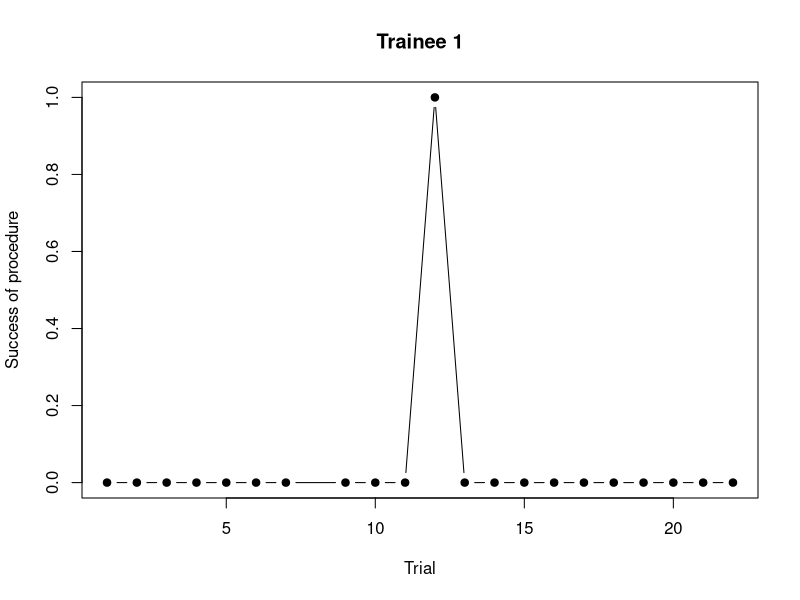
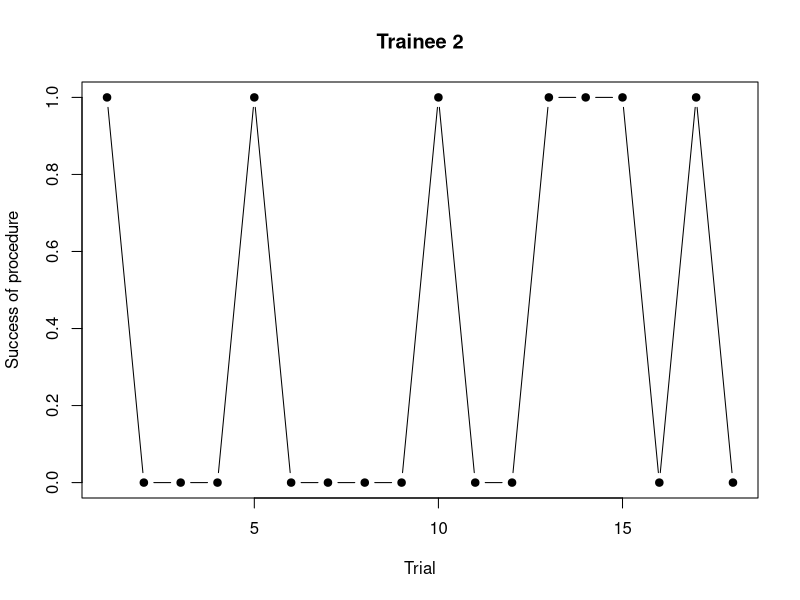
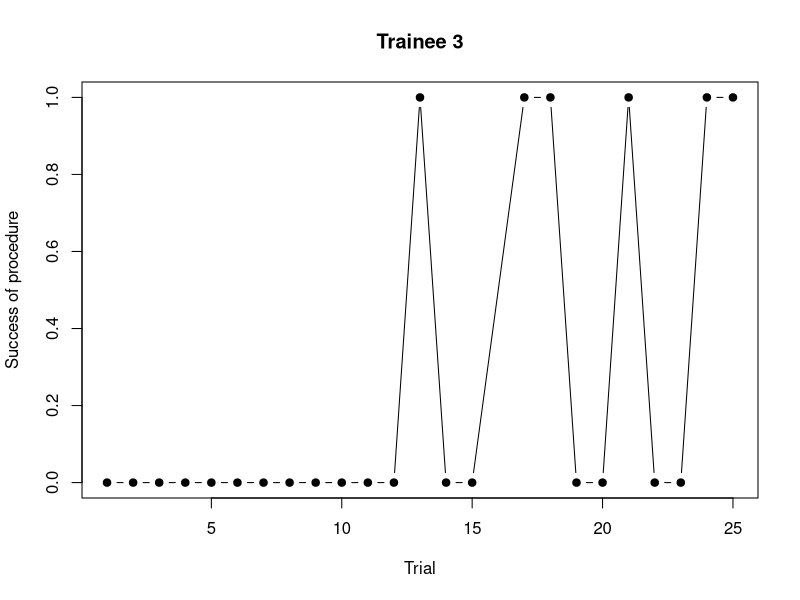
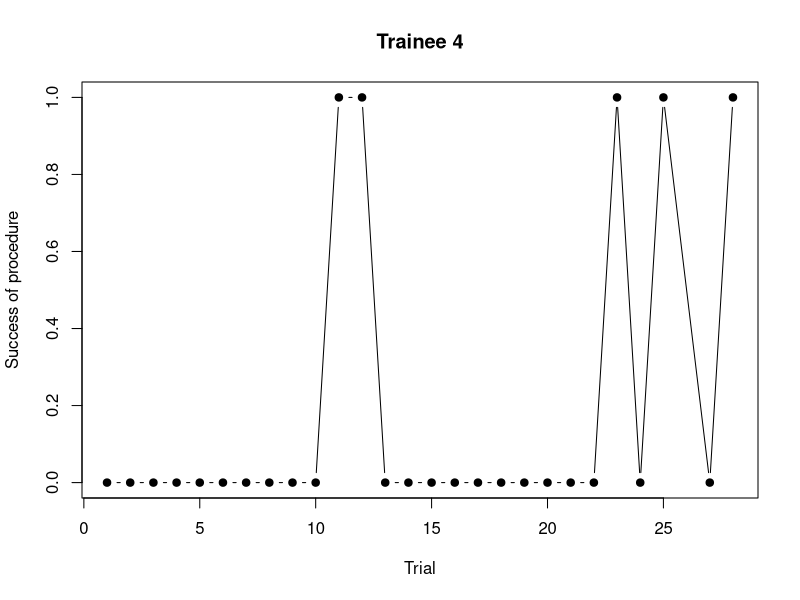
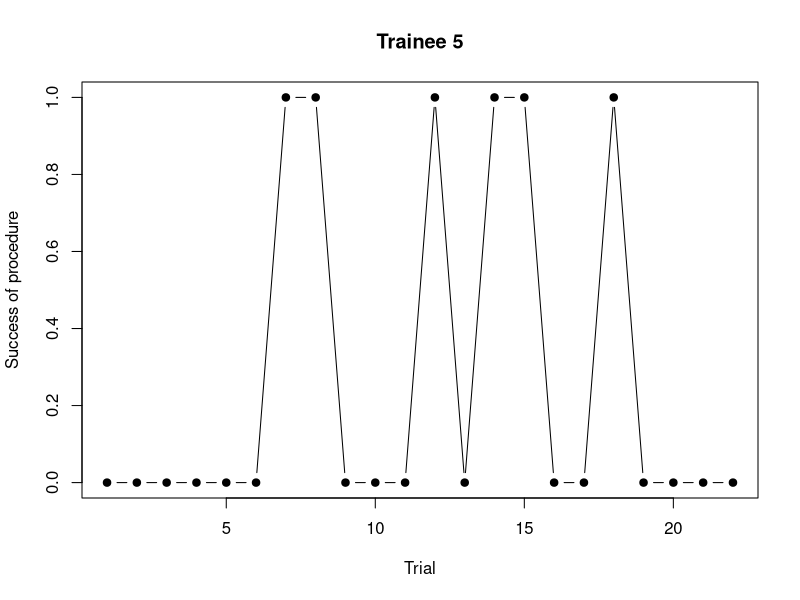
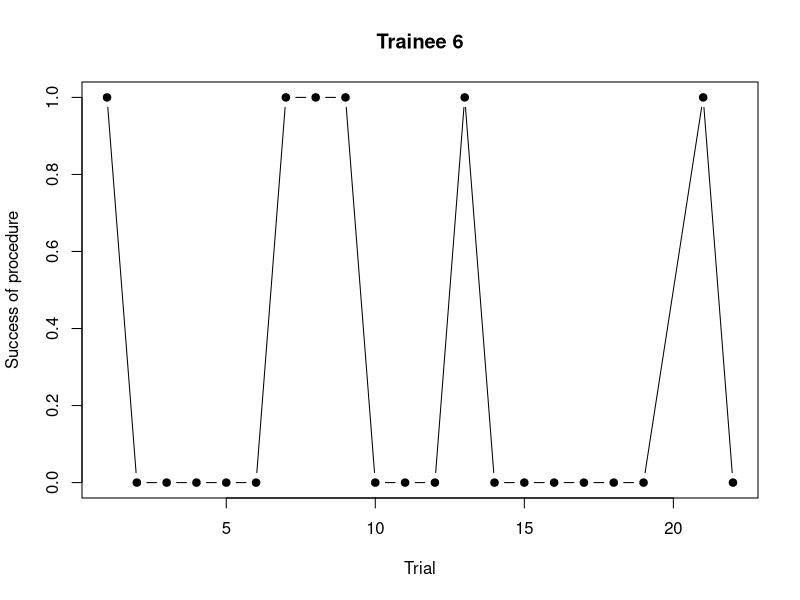
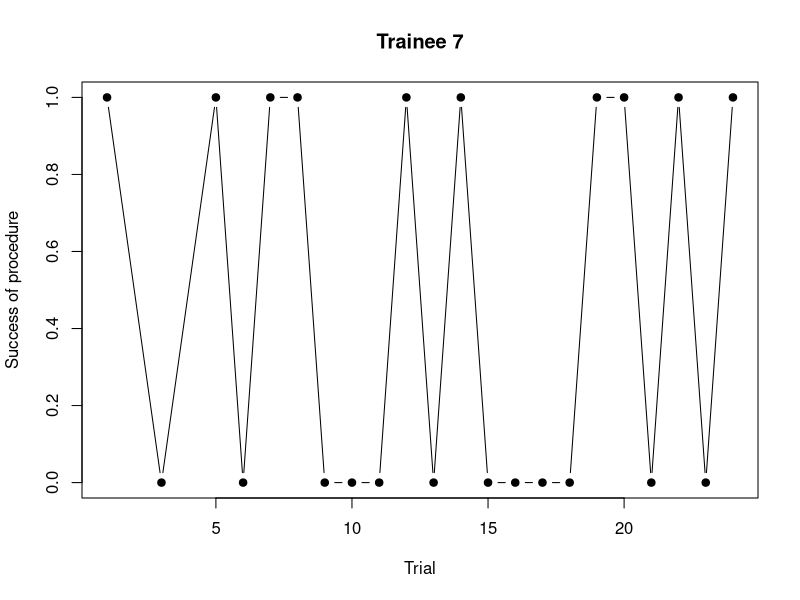
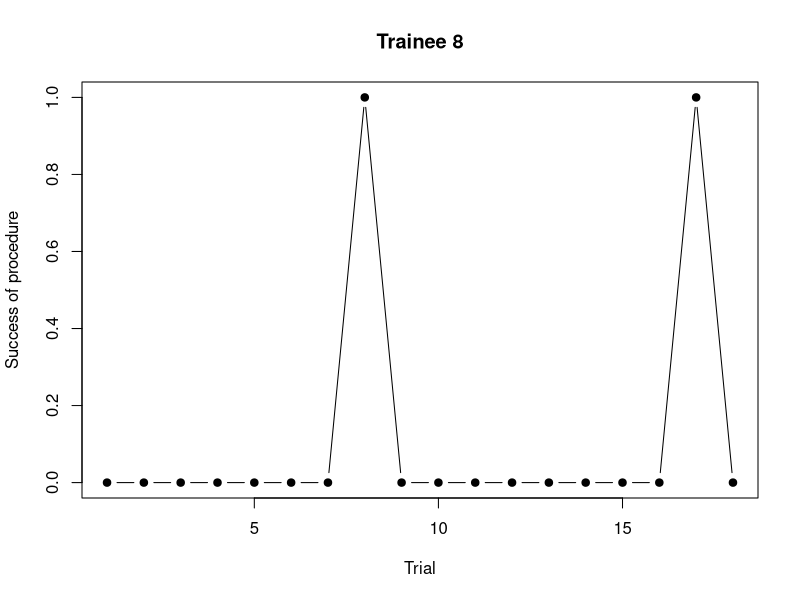

R code for these plots, in order:
# install.packages("gee")
library(gee)

# ==== Exercise 1 ====

# Out of many features of an ongoing LEI, we would like to identify which ones 
# predict its success.

# ---
# Outcome  
# ---

# SUCCESS   : ( = 0 or  =1) trainee i successfully performs a complete LEI 
#             in less than 30 seconds during trial $j$

# ---
# Covariates : 
# ---

# NECKFLEX  : neck flexion
# EXTOA     : atlanto-occipital extension
# PROPLGSP  : whether the trainee inserts the scope properly
# PROPLIFT  : whether the lift is performed successfully 
# ASKASSIS  : whether there is appropriate request for help 
# HELP      : whether there is unsolicited intervention by the attending 
#             anesthesiologist
# COMPS     : whether there are complications
# TRHAND    : the trainee's handedness
# TRGEND    : and the trainee's gender.

# ---
# Grouping identificator : 
# ---

# TRAINEE   : identifies the 19 trainees, who performed between 18 to 33 trials 
#             each. (n_i 's)
# TRIALCAT  : the trial's chronological position. 
#             = 1 trials 1-5, 
#             = 2 trials 6-10, etc.

# N = 436 LEI performed during this longitudinal study; 
# the file contains 443 rows but some observations are missing


# Load data
lei <- read.table('LEI.dat', header = T)
# Check it
head(lei)

# Look for NA
sum(is.na(lei)) 
# Remove NA
lei <- na.omit(lei)

#### Some exploration of data:
# Plot sequence of success for each trainee
for (trainee in unique(lei$TRAINEE)) {
  # select observations for which TRAINEE = trainee 
  index <- lei$TRAINEE == trainee
  # Plot success/failures vs trial
  plot(lei$TRIAL[index], lei$SUCCESS[index], type = "b", 
       xlab = "Trial", ylab = "Success of procedure" ,
       main = paste("Trainee", trainee), pch = 19)
}

# contingency table: success per trainee
tab <- table(lei$TRAINEE, lei$SUCCESS)
tab 

# Plot success rate per trainee using the contingency table
plot(1:19, tab[,2] / (tab[,2] + tab[,1]), 
     pch = 19,
     xlab = "Trainee", ylab = "Success rate", 
     ylim = c(0, 1))

# Some mosaic plots to check possible effects of covariates
mosaicplot(lei$EXTOA ~ lei$SUCCESS, 
           xlab = "Atlanto-occipital extension", 
           ylab = "SUCCESS")

mosaicplot(lei$NECKFLEX ~ lei$SUCCESS, 
           xlab = "Neck flexion", 
           ylab = "SUCCESS")

mosaicplot(lei$ASKASSIS ~ lei$SUCCESS, 
           xlab = "Ask assistance", 
           ylab = "SUCCESS")


##### Fit GEE
# Fit a GEE with exchangeable correlation structure
fit_1 <- gee(SUCCESS ~ EXTOA + PROPLGSP + PROPLIFT + 
               ASKASSIS + HELP + COMPS + NECKFLEX + 
               TRHAND + TRGEND + factor(TRIALCAT),
             id = TRAINEE, 
             corstr = "exchangeable",
             family = binomial,
             data = lei)
summary(fit_1)$coef[, c(1, 2, 5)]

# Compute Pearson residuals by hand

# Model is binary thus V_i = p_i * (1 - p_i)
sigma_hat_i <- sqrt(fit_1$fitted * (1 - fit_1$fitted)) 

# Pearson's residuals
res1 <- (lei$SUCCESS - fit_1$fitted) / sigma_hat_i

plot(res1)

# Check outlier
which(res1 > 15) # outlier is observation 278
lei[278, ]       # 3rd trial of trainee 13

# Let's see the failure/success sequence of this trainee
index <- lei$TRAINEE == 13

# Use color to indicate some covariate values
plot(lei$TRIAL[index], lei$SUCCESS[index], type = "b", 
     xlab = "Trial", ylab = "Success of procedure" ,
     main = paste("Trainee", trainee), 
     col = 1 + lei$ASKASSIS[index], pch = 19, ylim = c(0, 1.3))
legend("topright", 
       col = c(1, 2), pch = 19,
       legend = c("didn't ask assistance", "ask assistance"),
       bty = "n")
# You can check that for other covariate and see that the 3rd trials 
# "beat the odds" since it has unfavorable covariates but still succeeded

# To select significant variables :
# Compute p-values associated with each coefficient using the fact that the 
# asymptotic distribution of the robust z is N(0, 1) under H_0: "coef = 0"
p_values <- 1 - pnorm(abs(summary(fit_1)$coef[, "Robust z"]))

# put stars for cosmetics
stars <- vector("character", length = 16)
stars[p_values < 0.1] <- "*"
stars[p_values < 0.05] <- "**"
stars[p_values < 0.01] <- "***"

# What a nice representation!
data.frame(summary(fit_1)$coef[, c(1, 5)], p_values, stars)

# Fit whith some selected significant covariates
fit_2 <-gee(SUCCESS ~ PROPLGSP + PROPLIFT + ASKASSIS  + HELP + 
              COMPS + factor(TRIALCAT),
            id = TRAINEE,
            data = lei, 
            family = binomial, 
            corstr = "exchangeable")
summary(fit_2)$coef

# Check the "working correlation matrix" estimated by the model
summary(fit_2)$working
# The non diagonal terms are close to 0 -> Maybe independent structure is enough


fit_3 <-gee(SUCCESS ~ PROPLGSP + PROPLIFT + ASKASSIS  + HELP + COMPS + factor(TRIALCAT),
            id = TRAINEE,
            data = lei, 
            family = binomial, 
            corstr = "independence")
# Estimates are indeed very close to GEE with exchangeable structure very close 
summary(fit_2)$coef
summary(fit_3)$coef

# Fitting GEE with independent structure is the same as fitting a GLM
fit_glm <-glm(SUCCESS ~ PROPLGSP + PROPLIFT + ASKASSIS  + HELP + COMPS + factor(TRIALCAT),
              data = lei, 
              family = binomial)

# Let's check it:
summary(fit_glm)$coef
summary(fit_3)$coef


# ==== Exercise 2 ====
# Load data
ovary <- read.table('Ovary.dat', header = T)
head(ovary)

# Plot number of follicule vs time for each mare
for (m in unique(ovary$Mare)) {
  plot(ovary$Time[ovary$Mare == m], 
       ovary$follicles[ovary$Mare == m], type = "b", main = m)
}

boxplot(ovary$follicles ~ ovary$Mare, xlab = "Mare", ylab = "Ovary")


# Fit a GEE
fit_1 <- gee(follicles ~ Time, 
             id = Mare, 
             corstr = "exchangeable",
             family = poisson,
             data = ovary) 
summary(fit_1)$coef
# Pearson residuals
plot(fit_1$fitted.values, fit_1$residuals / sqrt(fit_1$fitted.values))


# Maybe a fit with sin(Time) could be relevent since it's a cycle:
fit_2 <- gee(follicles ~ sin(Time), 
             id = Mare, 
             corstr = "exchangeable",
             family = poisson,
             data = ovary) 
summary(fit_2)
# sin(Time) is more significant than Time (look at the robust Z of the two models)
